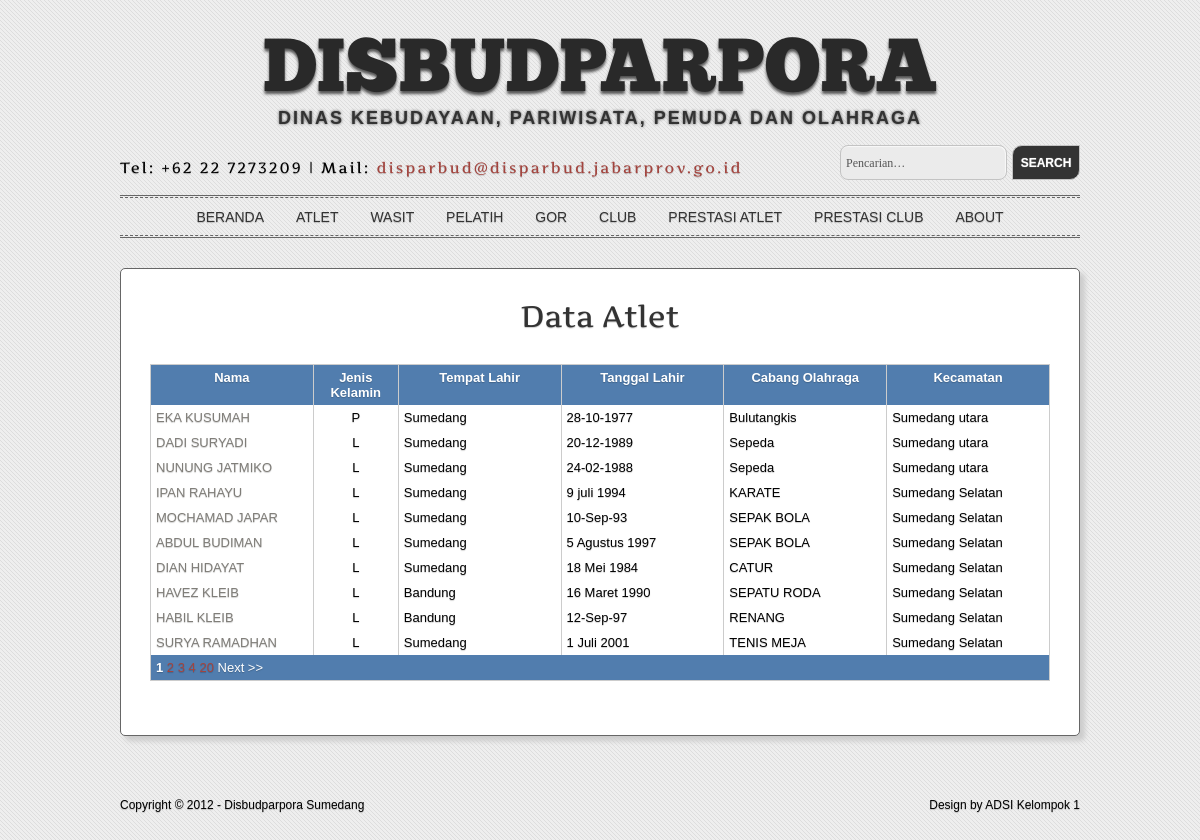
Screenshot of /page.php?halaman=1&page=1 with the database file from the repository.
### tables this page shows
CREATE TABLE IF NOT EXISTS `t_atlet` (
  `Id_atlet` int(3) NOT NULL AUTO_INCREMENT,
  `Nama` varchar(50) NOT NULL,
  `Jenis_Kelamin` char(1) NOT NULL,
  `Tempat_Lahir` varchar(30) NOT NULL,
  `Tanggal_Lahir` varchar(25) NOT NULL,
  `Cabang_Olahraga` varchar(15) NOT NULL,
  `Kecamatan` varchar(20) NOT NULL,
  PRIMARY KEY (`Id_atlet`)
);

### page.php (the view, shortened to what this page needs)
<!DOCTYPE html>
<link rel="stylesheet" href="styles/elegant-press.css" type="text/css" />
</head>
<body>
<div class="main-container">
  <header>
    <h1><a href="index.html">Disbudparpora</a></h1>
    <p id="tagline"><strong>Dinas Kebudayaan, Pariwisata, Pemuda dan Olahraga</strong></p>
  </header>
</div>
<div class="main-container">
  <div id="sub-headline">
    <div class="tagline_left"><p id="tagline2">Tel: +62 22 7273209 | Mail: <a href="mailto:disparbud@disparbud.jabarprov.go.id">disparbud@disparbud.jabarprov.go.id</a></p></div>
     <?php
				$halaman = $_GET['halaman'];
				$page = $_GET['page'];
				?>
    <div class="tagline_right">
      <form name="proses_cari" method="get" action="pagePencarian.php">
        <input type="text" name="key" value="Pencarian&hellip;"   onfocus="if (this.value == 'Pencarian&hellip;') {this.value = '';}" onblur="if (this.value == '') {this.value = 'Pencarian&hellip;';}" />
        <input type="submit" name="go" id="go" value="Search" />
    </form>
    </div>
    <br class="clear" />
  </div>
</div>
<div class="main-container">
  <div id="nav-container">
   <nav>
    <ul class="nav">
     <?php
                	if($halaman==1)
					{
						?>
                        <li><a href="index.php">Beranda</a></li>
                        <li><a href="page.php?halaman=1&page=1" class="active">Atlet</a></li>
                        <li><a href="page.php?halaman=2&page=1">Wasit</a></li>
                        <li><a href="page.php?halaman=3&page=1">Pelatih</a></li>
                        <li><a href="page.php?halaman=4&page=1">GOR</a></li>
                        <li><a href="page.php?halaman=5&page=1">Club</a></li>
                        <li><a href="page.php?halaman=6&page=1">Prestasi Atlet</a></li>
                        <li><a href="page.php?halaman=7&page=1">Prestasi Club</a></li>
                        <li><a href="#">About</a></li>
                        <?php
					}?>
    </ul>
   </nav>
  </div>
</div>
<div class="main-container">
  <div class="container1">
    <article class="box" id="home_featured21">
       <?php
								$statSDM = 'biasa';
								if($page!=0)
								{
									if($halaman==1)
									{
										$atlet = new atlet();
										$tabel = $atlet->tabel;
										$primer = 'Id_atlet';
									}
								}else
								{
									echo "Halaman tidak ditemukan";
								}
		echo "<table border='1'>";
		if($halaman==1)
		{
			?>
			<tr bgcolor="#517DAE">
			<h1 align="center" >Data Atlet</h1><br>
			<td width="107"><font color="#FFFFFF"><center><b>Nama</b></center></td>
			<td width="50"><font color="#FFFFFF"><center><b>Jenis Kelamin</b></center></td>
			<td width="107"><font color="#FFFFFF"><center><b>Tempat Lahir</b></center></td>
			<td width="107"><font color="#FFFFFF"><center><b>Tanggal Lahir</b></center></td>
			<td width="107"><font color="#FFFFFF"><center><b>Cabang Olahraga</b></center></td>
			<td width="107"><font color="#FFFFFF"><center><b>Kecamatan</b></center></td>
			</tr>
			<?php
		}
		$dataPerPage = 10;
		if(isset($_GET['page']))
		{
			$noPage = $_GET['page'];
		}
		else $noPage = 1;
		$offset = ($noPage - 1) * $dataPerPage;
		if($statSDM == 'biasa')
		{
			$query = "SELECT * FROM $tabel order by $primer LIMIT $offset, $dataPerPage";
		}
		$result = mysql_query($query) or die('Error');
		while($data = mysql_fetch_array($result))
		{
			if($halaman==1)
			{
				echo "<tr><td><a href='page.php?id_atlet_prestasi=".$data[0]."&page=".$page."&halaman=".$halaman."'  style='color:#7f7d78'>".$data[1]."</a></td><td><center>".$data[2]."</center></td><td>".$data[3]."</td><td>".$data[4]."</td><td>".$data[5]."</td><td>"	.$data[6]."</td></tr>";
			}
		}
		if($statSDM == 'biasa')
		{
			$query   = "SELECT COUNT(*) AS jumData FROM $tabel";
		}
		$hasil  = mysql_query($query);
		$data     = mysql_fetch_array($hasil);
		$jumData = $data['jumData'];
		$jumPage = ceil($jumData/$dataPerPage);
		echo "<tr bgcolor='#517DAE'><td colspan=6><font color='#FFFFFF'>";
		for($page = 1; $page <= $jumPage; $page++)
		{
			 if ((($page >= $noPage - 3) && ($page <= $noPage + 3)) || ($page == 1) || ($page == $jumPage))
			 {
				if ($page == $noPage) echo " <b>".$page."</b> ";
				else echo " <a href='".$_SERVER['PHP_SELF']."?page=".$page."&halaman=".$halaman."'>".$page."</a> ";
			 }
		}
		if ($noPage < $jumPage) echo "<a href='".$_SERVER['PHP_SELF']."?page=".($noPage+1)."&halaman=".$halaman."'><font color='#FFFFFF'>Next &gt;&gt;</font></a>";
		echo "</td></tr></table>";
		?>
                    </div>
                 </div>
<br /><br />
 <footer>
    <p class="tagline_left">Copyright &copy; 2012 - Disbudparpora Sumedang </p>
    <p class="tagline_right">Design by ADSI Kelompok 1</p>
    <br class="clear" />
  </footer>
<br />
<br />
    </body>
</html>

### rows the page displays
t_atlet: Nama "EKA KUSUMAH", Jenis_Kelamin "P", Tempat_Lahir "Sumedang", Tanggal_Lahir "28-10-1977", Cabang_Olahraga "Bulutangkis", Kecamatan "Sumedang utara"
t_atlet: Nama "DADI SURYADI", Jenis_Kelamin "L", Tempat_Lahir "Sumedang", Tanggal_Lahir "20-12-1989", Cabang_Olahraga "Sepeda", Kecamatan "Sumedang utara"
t_atlet: Nama "NUNUNG JATMIKO", Jenis_Kelamin "L", Tempat_Lahir "Sumedang", Tanggal_Lahir "24-02-1988", Cabang_Olahraga "Sepeda", Kecamatan "Sumedang utara"
t_atlet: Nama "IPAN RAHAYU", Jenis_Kelamin "L", Tempat_Lahir "Sumedang", Tanggal_Lahir "9 juli 1994", Cabang_Olahraga "KARATE", Kecamatan "Sumedang Selatan"
t_atlet: Nama "MOCHAMAD JAPAR", Jenis_Kelamin "L", Tempat_Lahir "Sumedang", Tanggal_Lahir "10-Sep-93", Cabang_Olahraga "SEPAK BOLA", Kecamatan "Sumedang Selatan"
t_atlet: Nama "ABDUL BUDIMAN", Jenis_Kelamin "L", Tempat_Lahir "Sumedang", Tanggal_Lahir "5 Agustus 1997", Cabang_Olahraga "SEPAK BOLA", Kecamatan "Sumedang Selatan"
t_atlet: Nama "DIAN HIDAYAT", Jenis_Kelamin "L", Tempat_Lahir "Sumedang", Tanggal_Lahir "18 Mei 1984", Cabang_Olahraga "CATUR", Kecamatan "Sumedang Selatan"
t_atlet: Nama "HAVEZ KLEIB", Jenis_Kelamin "L", Tempat_Lahir "Bandung", Tanggal_Lahir "16 Maret 1990", Cabang_Olahraga "SEPATU RODA", Kecamatan "Sumedang Selatan"
t_atlet: Nama "HABIL KLEIB", Jenis_Kelamin "L", Tempat_Lahir "Bandung", Tanggal_Lahir "12-Sep-97", Cabang_Olahraga "RENANG", Kecamatan "Sumedang Selatan"
t_atlet: Nama "SURYA RAMADHAN", Jenis_Kelamin "L", Tempat_Lahir "Sumedang", Tanggal_Lahir "1 Juli 2001", Cabang_Olahraga "TENIS MEJA", Kecamatan "Sumedang Selatan"
